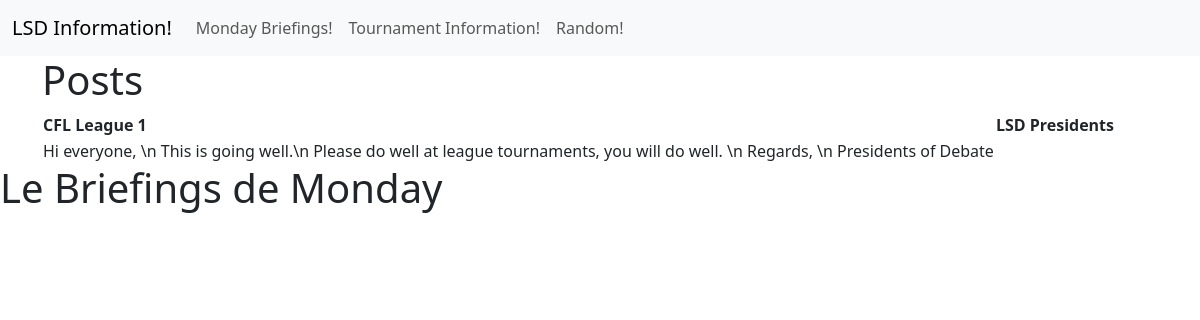
The app's page /monday_briefing, older data.
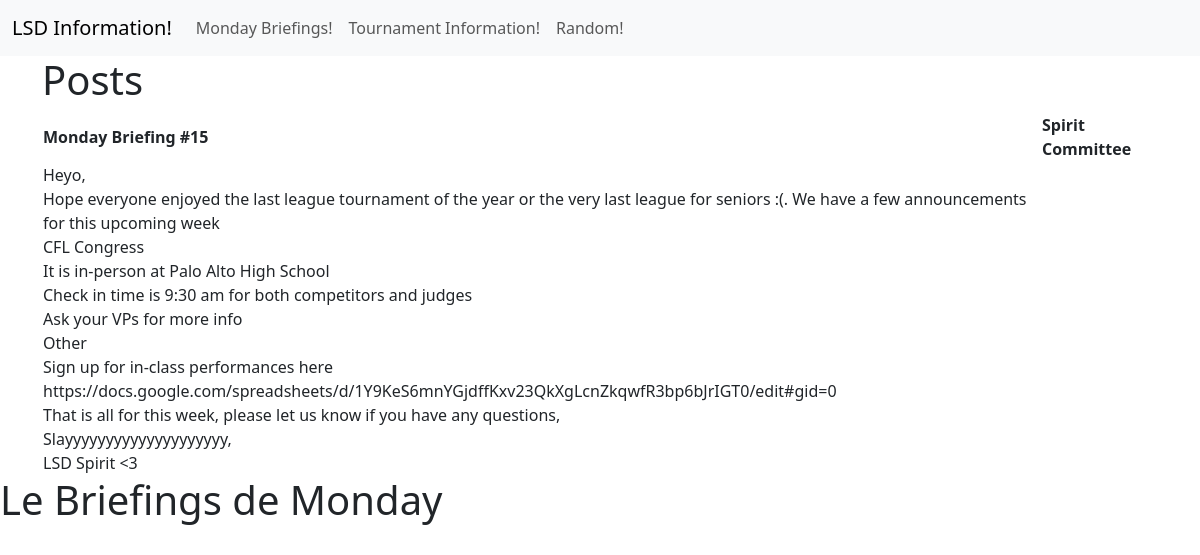
The same page, newer data.
### tables this page shows
CREATE TABLE monday_briefing (subject LONGTEXT, sender LONGTEXT, body LONGTEXT);

### app.py (the view)
@app.route('/monday_briefing')
def render_monday_briefings():
    conn = get_db_connection_better("Email/emails")
    monday_briefing = conn.execute('SELECT * FROM monday_briefing').fetchall()
    monday_briefing_list = []
    for m in list(monday_briefing):
        monday_briefing_list.append(list(m))
    monday_briefing = monday_briefing_list
    return render_template("extend_emails.html", emails = monday_briefing)

### app.py (called while the page is built)
def get_db_connection_better(path):
    conn = sqlite3.connect(path +'.db')
    return conn

### templates/extend_emails.html
{% extends 'emails.html' %}
{% block content %}
    <h1>{% block title %} Posts {% endblock %}</h1>
    {% for email in emails %}
        <div class='post'>
            <table>
                <tr>
                    <th>{{ email[0] }}</th>
                    <th>{{ email[1] }}</th>
                </tr>
                <tr>
                    <td>{{ email[2] | safe}}</th>
                </tr>
            </table>
        </div>
    {% endfor %}
{% endblock %}

Row changes from the older to the newer data that the page shows:
changed monday_briefing: subject "CFL League 1" → "Monday Briefing #15"; sender "LSD Presidents" → "Spirit Committee"; body "Hi everyone, \\n This is going well.\\n Please do well at league tournaments, you will do well. \\n Regards, \\n Presidents of Debate" → "Heyo, Hope everyone enjoyed the last league tournament of the year or the very last league for seniors :(. We have a few announcements for this upcoming week CFL Congress It is in-person at Palo Alto High School Check in time is 9:30 am for both competitors and judges Ask your VPs for more info Other Sign up for in-class performances here https://docs.google.com/spreadsheets/d/1Y9KeS6mnYGjdffKxv23QkXgLcnZkqwfR3bp6bJrIGT0/edit#gid=0 That is all for this week, please let us know if you have any questions, Slayyyyyyyyyyyyyyyyyyyy, LSD Spirit <3"
